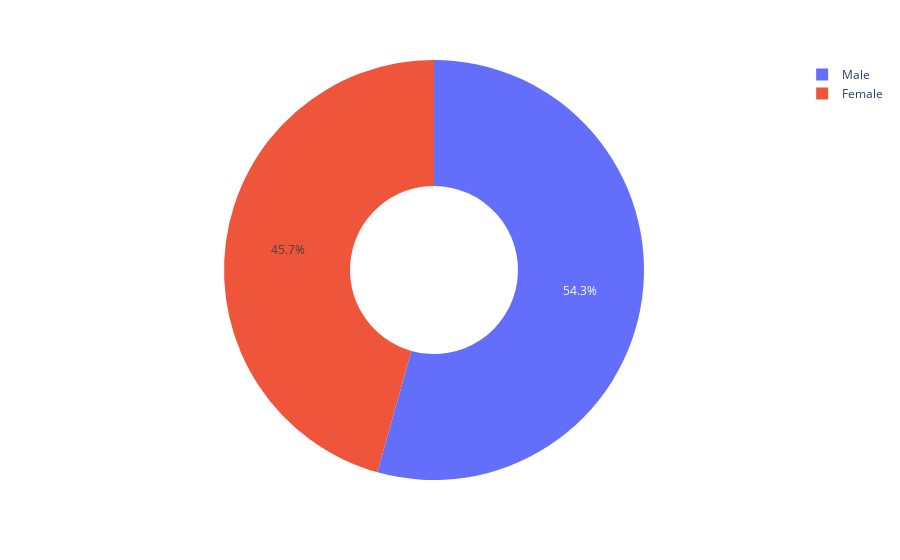

The code cell stored with this chart in its notebook:
### Markdown cell above
### Menampilkan data pelanggan berdasarkan `gender`

### Code cell
figure = px.pie(dataset, values='tip', names='sex', hole=0.4)

figure.show()

### Figure 1 — Plotly figure (JSON) as saved in the notebook; plotly's stock layout.template omitted (floating-point values rounded to 4 significant figures; data arrays with more than 128 entries replaced by an {"elided": "..."} marker saying what was removed)
{"data": [{"domain": {"x": [0, 1], "y": [0, 1]}, "hole": 0.4, "hovertemplate": "sex=%{label}<br>tip=%{value}<extra></extra>", "labels": {"elided": "1040 str values"}, "legendgroup": "", "name": "", "showlegend": true, "type": "pie", "values": {"elided": "1040 float values"}}], "layout": {"legend": {"tracegroupgap": 0}, "margin": {"t": 60}}}
